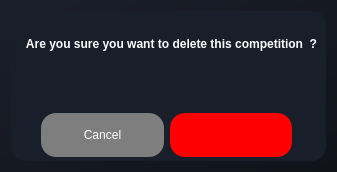
<?xml version="1.0" encoding="UTF-8"?>
<ui version="4.0">
 <class>deletewindow</class>
 <widget class="QDialog" name="deletewindow">
  <property name="geometry">
   <rect>
    <x>0</x>
    <y>0</y>
    <width>337</width>
    <height>172</height>
   </rect>
  </property>
  <property name="windowTitle">
   <string>Delete Item</string>
  </property>
  <property name="styleSheet">
   <string notr="true">background: qlineargradient(x1:0, y1:0, x2:1, y2:1, stop:0 #1b1f2a, stop:1 #10131a);</string>
  </property>
  <layout class="QVBoxLayout" name="verticalLayout">
   <item>
    <widget class="QWidget" name="widget" native="true">
     <property name="styleSheet">
      <string notr="true">background-color: rgb(25, 31, 42);
    color: #FFFFFF;
    font-family: 'Segoe UI', Arial, sans-serif;
    font-size: 12px;
    border-radius: 15px;
    padding: 15px;
    spacing: 2px;
</string>
     </property>
     <widget class="QLabel" name="label">
      <property name="geometry">
       <rect>
        <x>0</x>
        <y>10</y>
        <width>321</width>
        <height>46</height>
       </rect>
      </property>
      <property name="font">
       <font>
        <family>Segoe UI</family>
        <pointsize>-1</pointsize>
        <bold>true</bold>
       </font>
      </property>
      <property name="toolTip">
       <string>This action cannot be undone.</string>
      </property>
      <property name="styleSheet">
       <string notr="true">background-color: transparent;</string>
      </property>
      <property name="text">
       <string>Are you sure you want to delete this competition  ?</string>
      </property>
      <property name="alignment">
       <set>Qt::AlignmentFlag::AlignCenter</set>
      </property>
     </widget>
     <widget class="QWidget" name="widget" native="true">
      <property name="geometry">
       <rect>
        <x>30</x>
        <y>100</y>
        <width>251</width>
        <height>48</height>
       </rect>
      </property>
      <layout class="QHBoxLayout" name="horizontalLayout">
       <item>
        <widget class="QPushButton" name="cancelButton">
         <property name="toolTip">
          <string>Click to cancel the operation.</string>
         </property>
         <property name="styleSheet">
          <string notr="true">background-color: rgb(126, 126, 126);
color: rgb(255, 255, 255);</string>
         </property>
         <property name="text">
          <string>Cancel</string>
         </property>
        </widget>
       </item>
       <item>
        <widget class="QPushButton" name="deleteButton">
         <property name="toolTip">
          <string>Click to delete the item.</string>
         </property>
         <property name="styleSheet">
          <string notr="true">background-color: red;
color: white;</string>
         </property>
         <property name="text">
          <string/>
         </property>
        </widget>
       </item>
      </layout>
     </widget>
    </widget>
   </item>
  </layout>
 </widget>
 <resources/>
 <connections/>
</ui>
